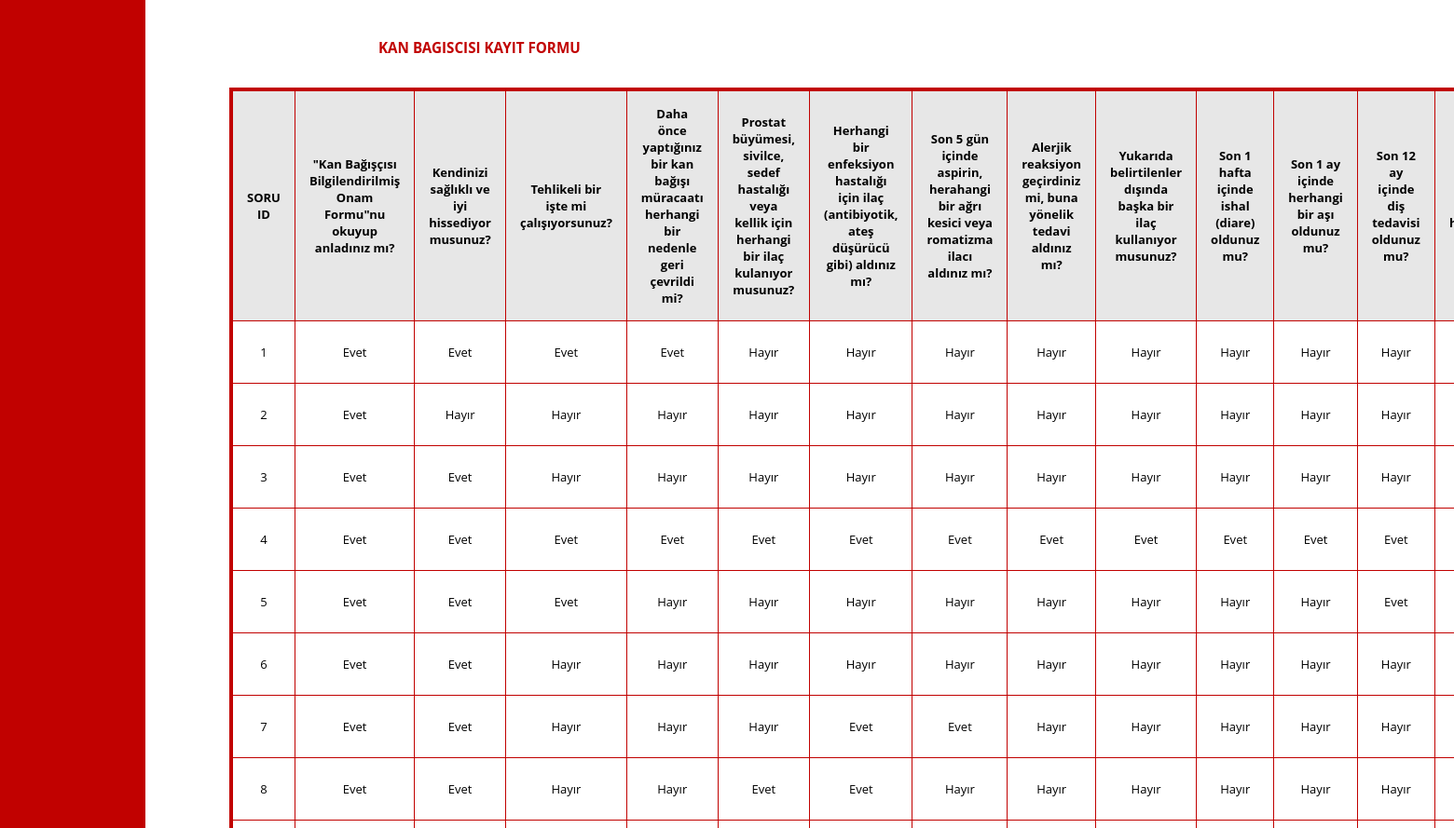
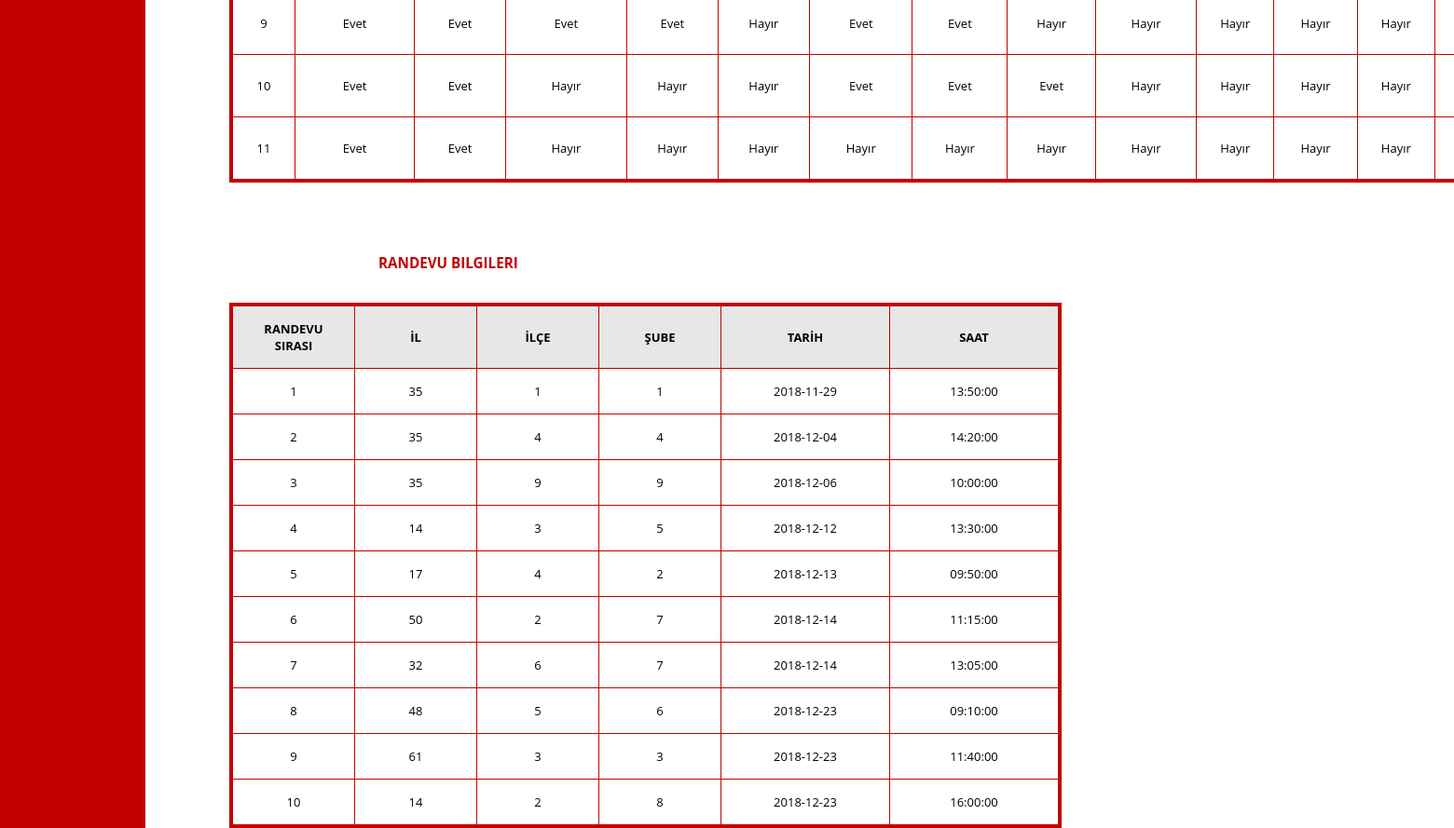
The app's page /giris/doktor.php with its own data (2 pictures, top to bottom).
### tables this page shows
CREATE TABLE IF NOT EXISTS `sorular` (
  `soru_id` int(50) NOT NULL AUTO_INCREMENT,
  `soru1` text NOT NULL,
  `soru2` text NOT NULL,
  `soru3` text NOT NULL,
  `soru4` text NOT NULL,
  `soru5` text NOT NULL,
  `soru6` text NOT NULL,
  `soru7` text NOT NULL,
  `soru8` text NOT NULL,
  `soru9` text NOT NULL,
  `soru10` text NOT NULL,
  `soru11` text NOT NULL,
  `soru12` text NOT NULL,
  `soru13` text NOT NULL,
  `soru14` text NOT NULL,
  `soru15` text NOT NULL,
  `soru16` text NOT NULL,
  `soru17` text NOT NULL,
  `soru18` text NOT NULL,
  `soru19` text NOT NULL,
  `soru20` text NOT NULL,
  `soru21` text NOT NULL,
  `soru22` text NOT NULL,
  `soru23` text NOT NULL,
  `soru24` text NOT NULL,
  `soru25` text NOT NULL,
  `soru26` text NOT NULL,
  `soru27` text NOT NULL,
  `soru28` text NOT NULL,
  `soru29` text NOT NULL,
  `soru30` text NOT NULL,
  `soru31` text NOT NULL,
  `soru32` text NOT NULL,
  `soru33` text NOT NULL,
  `soru34` text NOT NULL,
  `soru35` text NOT NULL,
  `soru36` text NOT NULL,
  `soru37` text NOT NULL,
  `soru38` text NOT NULL,
  `soru39` text NOT NULL,
  `soru40` text NOT NULL,
  `soru41` text NOT NULL,
  `soru42` text NOT NULL,
  `soru43` text NOT NULL,
  `tarih` date NOT NULL,
  UNIQUE KEY `soru_id` (`soru_id`)
);

CREATE TABLE IF NOT EXISTS `randevu` (
  `randevu_id` int(50) NOT NULL AUTO_INCREMENT,
  `il_id` int(81) NOT NULL,
  `ilce_id` int(50) NOT NULL,
  `sube_id` int(50) NOT NULL,
  `tarih` date NOT NULL,
  `saat` time NOT NULL,
  PRIMARY KEY (`randevu_id`),
  UNIQUE KEY `tc_kimlik` (`ilce_id`,`sube_id`)
);

### giris/doktor.php (the view, shortened to what this page needs)
<!DOCTYPE html>
<html>
<head>
	<link rel="stylesheet" type="text/css" href="doktor.css" />
</head>
<body>
<ul>
</ul>
<div style="margin-left:25%;padding:1px 16px;height:1000px;">
 <h3 class="baslik">KAN BAGISCISI KAYIT FORMU</h3><br>
<?php
$con = mysqli_connect('localhost','root','') or die ("Bağlantı başarısız");
mysqli_select_db($con,'kizilay') or die ("veritabanı hatası");
mysqli_query($con,"SET NAMES UTF8");
$bilgi=mysqli_query($con,"select * from sorular");
echo '<table class="tablo" border="1" cellpadding="18" cellspacing="3">
	<tr>
		<td width="500" bgcolor="#E7E7E7"><b>SORU ID</b></td>
		<td width="500" bgcolor="#E7E7E7"><b>"Kan Bağışçısı Bilgilendirilmiş Onam Formu"nu okuyup anladınız mı?</b></td>
		<td width="500" bgcolor="#E7E7E7"><b>Kendinizi sağlıklı ve iyi hissediyor musunuz?</b></td>
		<td width="500" bgcolor="#E7E7E7"><b>Tehlikeli bir işte mi çalışıyorsunuz?</b></td>
		<td width="500" bgcolor="#E7E7E7"><b>Daha önce yaptığınız bir kan bağışı müracaatı herhangi bir nedenle geri çevrildi mi?</b></td>
		<td width="500" bgcolor="#E7E7E7"><b>Prostat büyümesi, sivilce, sedef hastalığı veya kellik için herhangi bir ilaç kulanıyor musunuz?</b></td>
		<td width="500" bgcolor="#E7E7E7"><b>Herhangi bir enfeksiyon hastalığı için ilaç (antibiyotik, ateş düşürücü gibi) aldınız mı?</b></td>
		<td width="500" bgcolor="#E7E7E7"><b>Son 5 gün içinde aspirin, herahangi bir ağrı kesici veya romatizma ilacı aldınız mı?</b></td>
		<td width="500" bgcolor="#E7E7E7"><b>Alerjik reaksiyon geçirdiniz mi, buna yönelik tedavi aldınız mı?</b></td>
		<td width="500" bgcolor="#E7E7E7"><b>Yukarıda belirtilenler dışında başka bir ilaç kullanıyor musunuz?</b></td>
		<td width="500" bgcolor="#E7E7E7"><b>Son 1 hafta içinde ishal (diare) oldunuz mu?</b></td>
		<td width="500" bgcolor="#E7E7E7"><b>Son 1 ay içinde herhangi bir aşı oldunuz mu?</b></td>
		<td width="500" bgcolor="#E7E7E7"><b>Son 12 ay içinde diş tedavisi oldunuz mu?</b></td>
		<td width="500" bgcolor="#E7E7E7"><b>Kronik (müzmin) bir hastalığınız var mı?</b></td>
	</tr>';
while ($cek=mysqli_fetch_array($bilgi))
{echo '	<tr>
		<td>'.$cek["soru_id"].'</td>
		<td>'.$cek["soru1"].'</td>
		<td>'.$cek["soru2"].'</td>
		<td>'.$cek["soru3"].'</td>
		<td>'.$cek["soru4"].'</td>
		<td>'.$cek["soru5"].'</td>
		<td>'.$cek["soru6"].'</td>
		<td>'.$cek["soru7"].'</td>
		<td>'.$cek["soru8"].'</td>
		<td>'.$cek["soru9"].'</td>
		<td>'.$cek["soru10"].'</td>
		<td>'.$cek["soru11"].'</td>
		<td>'.$cek["soru12"].'</td>
		<td>'.$cek["soru13"].'</td>
		<td>'.$cek["soru14"].'</td>
		<td>'.$cek["soru15"].'</td>
		<td>'.$cek["soru16"].'</td>
		<td>'.$cek["soru17"].'</td>
		<td>'.$cek["soru18"].'</td>
		<td>'.$cek["soru19"].'</td>
		<td>'.$cek["soru20"].'</td>
		<td>'.$cek["soru21"].'</td>
		<td>'.$cek["soru22"].'</td>
		<td>'.$cek["soru23"].'</td>
		<td>'.$cek["soru24"].'</td>
		<td>'.$cek["soru25"].'</td>
		<td>'.$cek["soru26"].'</td>
		<td>'.$cek["soru27"].'</td>
		<td>'.$cek["soru28"].'</td>
		<td>'.$cek["soru29"].'</td>
		<td>'.$cek["soru30"].'</td>
		<td>'.$cek["soru31"].'</td>
		<td>'.$cek["soru32"].'</td>
		<td>'.$cek["soru33"].'</td>
		<td>'.$cek["soru34"].'</td>
		<td>'.$cek["soru35"].'</td>
		<td>'.$cek["soru36"].'</td>
		<td>'.$cek["soru37"].'</td>
		<td>'.$cek["soru28"].'</td>
		<td>'.$cek["soru39"].'</td>
		<td>'.$cek["soru40"].'</td>
		<td>'.$cek["soru41"].'</td>
		<td>'.$cek["soru42"].'</td>
		<td>'.$cek["soru43"].'</td>
		<td>'.$cek["tarih"].'</td>
	</tr>';}
echo '</table>';
?>
<br><br>
 <h3 class="baslik">RANDEVU BILGILERI</h3><br>
<?php
$con = mysqli_connect('localhost','root','') or die ("Bağlantı başarısız");
mysqli_select_db($con,'kizilay') or die ("veritabanı hatası");
mysqli_query($con,"SET NAMES UTF8");
$bilgi=mysqli_query($con,"select * from randevu");
echo '<table class="tablo" border="1" cellpadding="3" cellspacing="3">
	<tr>
		<td width="100" bgcolor="#E7E7E7"><b>RANDEVU SIRASI</b></td>
		<td width="100" bgcolor="#E7E7E7"><b>İL</b></td>
		<td width="100" bgcolor="#E7E7E7"><b>İLÇE</b></td>
		<td width="100" bgcolor="#E7E7E7"><b>ŞUBE</b></td>
		<td width="150" bgcolor="#E7E7E7"><b>TARİH</b></td>
		<td width="150" bgcolor="#E7E7E7"><b>SAAT</b></td>
	</tr>';
while ($cek=mysqli_fetch_array($bilgi))
{echo '	<tr>
		<td>'.$cek["randevu_id"].'</td>
		<td>'.$cek["il_id"].'</td>
		<td>'.$cek["ilce_id"].'</td>
		<td>'.$cek["sube_id"].'</td>
		<td>'.$cek["tarih"].'</td>
		<td>'.$cek["saat"].'</td>
	</tr>';}
echo '</table>';
?>
</body>
</html>

### giris/doktor.css (style rules this page uses)
body { margin: 0; font-family: 'Open Sans',Arial,Helvetica,sans-serif; font-size: 13px; }
ul { list-style-type: none; margin: 0; padding: 0; width: 10%; background-color: #c10100; position: fixed; height: 100%; overflow: auto; }
.tablo { border: 4px solid #c10100; text-align: center; margin-left: -160px; border-collapse:collapse; border-spacing:10px; }
th, td { padding: 15px; }
.baslik { color: #c10100; font-weight: bold; margin-top:40px; }

### records on screen
sorular: soru_id "1", soru1 "Evet", soru2 "Evet", soru3 "Evet", soru4 "Evet", soru5 "Hayır", soru6 "Hayır", soru7 "Hayır", soru8 "Hayır", soru9 "Hayır", soru10 "Hayır", soru11 "Hayır", soru12 "Hayır"
sorular: soru_id "2", soru1 "Evet", soru2 "Hayır", soru3 "Hayır", soru4 "Hayır", soru5 "Hayır", soru6 "Hayır", soru7 "Hayır", soru8 "Hayır", soru9 "Hayır", soru10 "Hayır", soru11 "Hayır", soru12 "Hayır"
sorular: soru_id "3", soru1 "Evet", soru2 "Evet", soru3 "Hayır", soru4 "Hayır", soru5 "Hayır", soru6 "Hayır", soru7 "Hayır", soru8 "Hayır", soru9 "Hayır", soru10 "Hayır", soru11 "Hayır", soru12 "Hayır"
sorular: soru_id "4", soru1 "Evet", soru2 "Evet", soru3 "Evet", soru4 "Evet", soru5 "Evet", soru6 "Evet", soru7 "Evet", soru8 "Evet", soru9 "Evet", soru10 "Evet", soru11 "Evet", soru12 "Evet"
sorular: soru_id "5", soru1 "Evet", soru2 "Evet", soru3 "Evet", soru4 "Hayır", soru5 "Hayır", soru6 "Hayır", soru7 "Hayır", soru8 "Hayır", soru9 "Hayır", soru10 "Hayır", soru11 "Hayır", soru12 "Evet"
sorular: soru_id "6", soru1 "Evet", soru2 "Evet", soru3 "Hayır", soru4 "Hayır", soru5 "Hayır", soru6 "Hayır", soru7 "Hayır", soru8 "Hayır", soru9 "Hayır", soru10 "Hayır", soru11 "Hayır", soru12 "Hayır"
sorular: soru_id "7", soru1 "Evet", soru2 "Evet", soru3 "Hayır", soru4 "Hayır", soru5 "Hayır", soru6 "Evet", soru7 "Evet", soru8 "Hayır", soru9 "Hayır", soru10 "Hayır", soru11 "Hayır", soru12 "Hayır"
sorular: soru_id "8", soru1 "Evet", soru2 "Evet", soru3 "Hayır", soru4 "Hayır", soru5 "Evet", soru6 "Evet", soru7 "Hayır", soru8 "Hayır", soru9 "Hayır", soru10 "Hayır", soru11 "Hayır", soru12 "Hayır"
sorular: soru_id "9", soru1 "Evet", soru2 "Evet", soru3 "Evet", soru4 "Evet", soru5 "Hayır", soru6 "Evet", soru7 "Evet", soru8 "Hayır", soru9 "Hayır", soru10 "Hayır", soru11 "Hayır", soru12 "Hayır"
sorular: soru_id "10", soru1 "Evet", soru2 "Evet", soru3 "Hayır", soru4 "Hayır", soru5 "Hayır", soru6 "Evet", soru7 "Evet", soru8 "Evet", soru9 "Hayır", soru10 "Hayır", soru11 "Hayır", soru12 "Hayır"
sorular: soru_id "11", soru1 "Evet", soru2 "Evet", soru3 "Hayır", soru4 "Hayır", soru5 "Hayır", soru6 "Hayır", soru7 "Hayır", soru8 "Hayır", soru9 "Hayır", soru10 "Hayır", soru11 "Hayır", soru12 "Hayır"
randevu: randevu_id "1", il "35", ilce "1", sube "1", tarih "2018-11-29", saat "13:50:00"
randevu: randevu_id "2", il "35", ilce "4", sube "4", tarih "2018-12-04", saat "14:20:00"
randevu: randevu_id "3", il "35", ilce "9", sube "9", tarih "2018-12-06", saat "10:00:00"
randevu: randevu_id "4", il "14", ilce "3", sube "5", tarih "2018-12-12", saat "13:30:00"
randevu: randevu_id "5", il "17", ilce "4", sube "2", tarih "2018-12-13", saat "09:50:00"
randevu: randevu_id "6", il "50", ilce "2", sube "7", tarih "2018-12-14", saat "11:15:00"
randevu: randevu_id "7", il "32", ilce "6", sube "7", tarih "2018-12-14", saat "13:05:00"
randevu: randevu_id "8", il "48", ilce "5", sube "6", tarih "2018-12-23", saat "09:10:00"
randevu: randevu_id "9", il "61", ilce "3", sube "3", tarih "2018-12-23", saat "11:40:00"
randevu: randevu_id "10", il "14", ilce "2", sube "8", tarih "2018-12-23", saat "16:00:00"
